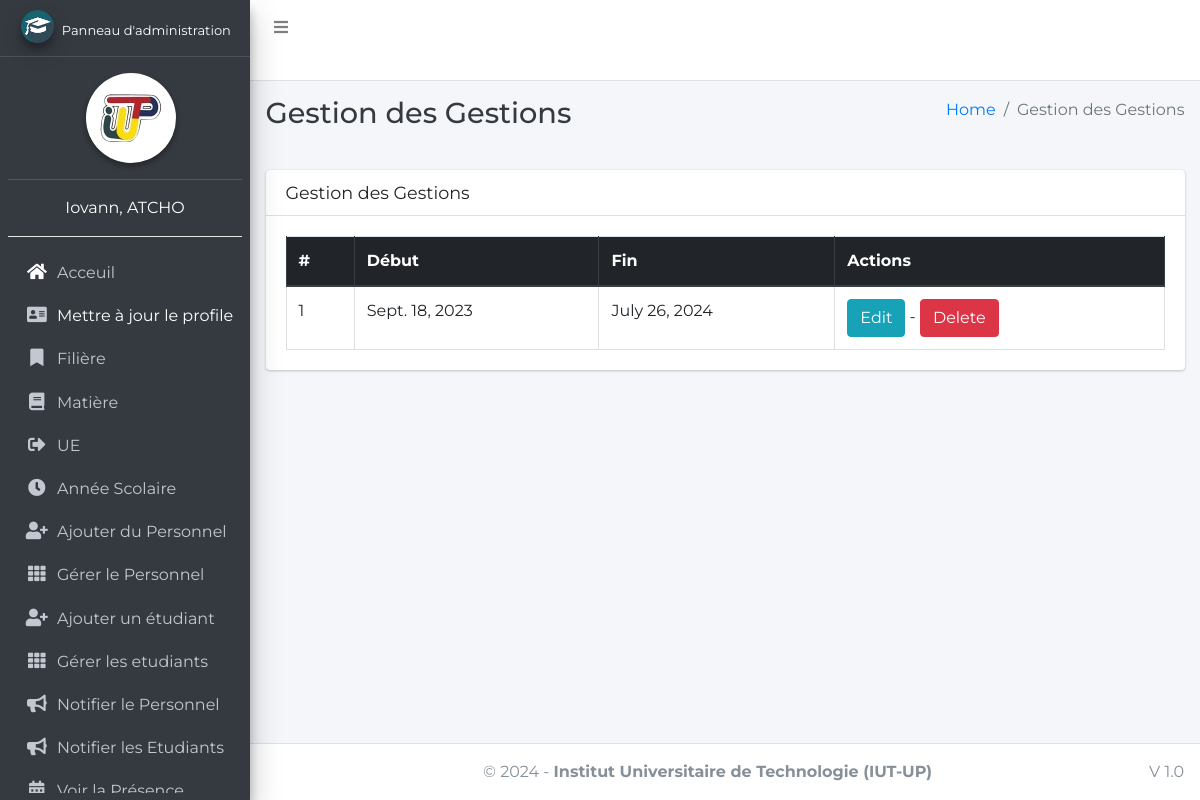
The app's page /session/manage/ (signed in) with its own data.
### main_app/models.py (models this page shows, shortened)
class CustomUser(AbstractUser):
    USER_TYPE = ((1, "HOD"), (2, "Staff"), (3, "Student"))
    GENDER = [("M", "Male"), ("F", "Female")]
    username = None  # Removed username, using email instead
    email = models.EmailField(unique=True)
    user_type = models.CharField(default=1, choices=USER_TYPE, max_length=1)
    gender = models.CharField(max_length=1, choices=GENDER)
    profile_pic = models.ImageField()
    address = models.TextField()
    fcm_token = models.TextField(default="")  # For firebase notifications
    created_at = models.DateTimeField(auto_now_add=True)
    updated_at = models.DateTimeField(auto_now=True)
    USERNAME_FIELD = "email"
    REQUIRED_FIELDS = []
    objects = CustomUserManager()
    def __str__(self):
        return self.last_name + ", " + self.first_name

class Session(models.Model):
    start_year = models.DateField()
    end_year = models.DateField()

### main_app/hod_views.py (the view)
# urls.py: path("session/manage/", hod_views.manage_session, name='manage_session'),
def manage_session(request):
    sessions = Session.objects.all()
    context = {'sessions': sessions, 'page_title': 'Gestion des Gestions'}
    return render(request, "hod_template/manage_session.html", context)

### main_app/templates/hod_template/manage_session.html
{% extends 'main_app/base.html' %}
{% load static %}
{% block page_title %}{{page_title}}{% endblock page_title %}
{% block content %}
<section class="content">
    <div class="container-fluid">
        <div class="row">
            <div class="col-md-12">
                <div class="card">
                    <div class="card-header">
                        <h3 class="card-title">{{page_title}}</h3>
                    </div>
                    <div class="card-body">
                        <table id="example2" class="table table-bordered table-hover">
                            <thead class="thead-dark">
                                <tr>
                                    <th>#</th>
                                    <th>Début</th>
                                    <th>Fin</th>
                                    <th>Actions</th>
                                </tr>
                            </thead>
                            <tbody>
                                {% for session in sessions %}
                                <tr>
                                    <td>{{ forloop.counter }}</td>
                                    <td>{{session.start_year}}</td>
                                    <td>{{session.end_year}}</td>
                                    <td><a href="{% url 'edit_session' session.id %}" class="btn btn-info">Edit</a> - <a href="{% url 'delete_session' session.id %}" onclick="return confirm('Are you sure you want to delete this ?')" class="btn btn-danger">Delete</a> </td>
                                </tr>
                                {% endfor %}
                            </tbody>
                        </table>
                    </div>
                </div>
            </div>
        </div>
    </div>
</section>
{% endblock content %}

### main_app/templates/main_app/sidebar_template.html (shortened to what this page needs)
{% load static %}
<aside class="main-sidebar elevation-4 sidebar-dark-info">
    {% if request.user.user_type == '1' %}
    <a href="{% url 'admin_home' %}" class="brand-link">
        <img src="{% static 'dist/img/cmsl.png' %} " alt="AdminLTE Logo"
            class="brand-image img-circle elevation-3" >
        <span class="brand-text fw-bold text-white" style="font-size: small;">Panneau d'administration</span>
    </a>
    <div class="sidebar">
        <div class="user-panel mt-3 pb-3 mb-3 text-center">
            <div class="image text-center ">
                <img src="{% static 'dist/img/logoiut.png' %}" class="img-circle elevation-2 bg-white w-50" alt="User Image">
            </div>
        </div>
        <div class="info  text-center">
            <a href="#" class="d-block text-white">{{user}}</a>
            <hr class="bg-white">
        </div>
        <nav class="mt-2">
            <ul class="nav nav-pills nav-sidebar flex-column" data-widget="treeview" role="menu" data-accordion="false">
                <li class="nav-item">
                    {% url 'admin_home' as admin_home %}
                    <a href="{{admin_home}}" class="nav-link {% if admin_home == request.path %} active {% endif %}">
                        <i class="nav-icon fas fa-home text-white"></i>
                        <p>
                            Acceuil
                        </p>
                    </a>
                </li>
                <li class="nav-item">
                    {% url 'admin_view_profile' as admin_view_profile %}
                    <a href="{{admin_view_profile}}"
                        class="nav-link {% if admin_view_profile == request.path %} active {% endif %}">
                        <i class="nav-icon fas fa-address-card"></i>
                        <p class="text-white">
                            Mettre à jour le profile
                        </p>
                    </a>
                </li>
                <li class="nav-item has-treeview">
                    <a href="#" class="nav-link">
                        <i class="nav-icon fas fa-bookmark"></i>
                        <p>
                            Filière
                        </p>
                    </a>
                </li>
                <li class="nav-item has-treeview">
                    <a href="#" class="nav-link">
                        <i class="nav-icon fas fa-book"></i>
                        <p>
                            Matière
                        </p>
                    </a>
                </li>
                <li class="nav-item has-treeview">
                    <a href="#" class="nav-link">
                        <i class="nav-icon fas fa-sign-out-alt"></i>
                        <p>
                            UE
                        </p>
                    </a>
                </li>
                <li class="nav-item has-treeview">
                    <a href="#" class="nav-link">
                        <i class="nav-icon fas fa-clock"></i>
                        <p>
                            Année Scolaire
                        </p>
                    </a>
                </li>
                <li class="nav-item">
                    {% url 'add_staff' as add_staff %}
                    <a href="{{add_staff}}" class="nav-link {% if add_staff == request.path %} active {% endif %}">
                        <i class="nav-icon fas fa-user-plus"></i>
                        <p>
                            Ajouter du Personnel
                        </p>
                    </a>
                </li>
                <li class="nav-item">
                    {% url 'manage_staff' as manage_staff %}
                    {% url 'edit_staff' staff_id as edit_staff %}
                    <a href="{{manage_staff}}"
                        class="nav-link {% if manage_staff == request.path or request.path == edit_staff %} active {% endif %}">
                        <i class="nav-icon fas fa-th"></i>
                        <p>
                            Gérer le Personnel
                        </p>
                    </a>
                </li>
                <li class="nav-item">
                    {% url 'add_student' as add_student%}
                    <a href="{{add_student}}" class="nav-link  {% if add_student == request.path %} active {% endif %}">
                        <i class="nav-icon fas fa-user-plus"></i>
                        <p>
                            Ajouter un étudiant
                        </p>
                    </a>
                </li>
                <li class="nav-item">
                    {% url 'manage_student' as manage_student %}
                    {% url 'edit_student' student_id as edit_student %}
                    <a href="{{manage_student}}"
                        class="nav-link  {% if edit_student == request.path or manage_student == request.path %} active {% endif %}">
                        <i class="nav-icon fas fa-th"></i>
                        <p>
                            Gérer les etudiants
                        </p>
                    </a>
                </li>
                <li class="nav-item">
                    {% url 'admin_notify_staff' as admin_notify_staff %}
                    <a href="{{admin_notify_staff}}"
                        class="nav-link {% if admin_notify_staff == request.path %} active {% endif %}">
                        <i class="nav-icon fas fa-bullhorn"></i>
                        <p>
                            Notifier le Personnel
                        </p>
                    </a>
                </li>
                <li class="nav-item">
                    {% url 'admin_notify_student' as admin_notify_student %}
                    <a href="{{admin_notify_student}}"
                        class="nav-link {% if admin_notify_student == request.path %} active {% endif %}">
                        <i class="nav-icon fas fa-bullhorn"></i>
                        <p>
                            Notifier les Etudiants
                        </p>
                    </a>
                </li>
                <li class="nav-item">
                    {% url 'admin_view_attendance' as admin_view_attendance %}
                <li class="nav-item">
                    <a href="{{admin_view_attendance}}"
                        class="nav-link  {% if admin_view_attendance == request.path %} active {% endif %}">
                        <i class="nav-icon fas fa-calendar-alt"></i>
                        <p>
                            Voir la Présence
                        </p>
                    </a>
                </li>
                                        {% endif %}
                                    </ul>
                                </nav>
                            </div>
</aside>

### main_app/templates/main_app/base.html (style rules this page uses)
body { font-family: 'Montserrat', sans-serif; }

### records on screen
CustomUser: last_name+first_name "Iovann, ATCHO"
Session: start_year "Sept. 18, 2023", end_year "July 26, 2024"

### other values on screen
{{ page_title }} "Gestion des Gestions"
